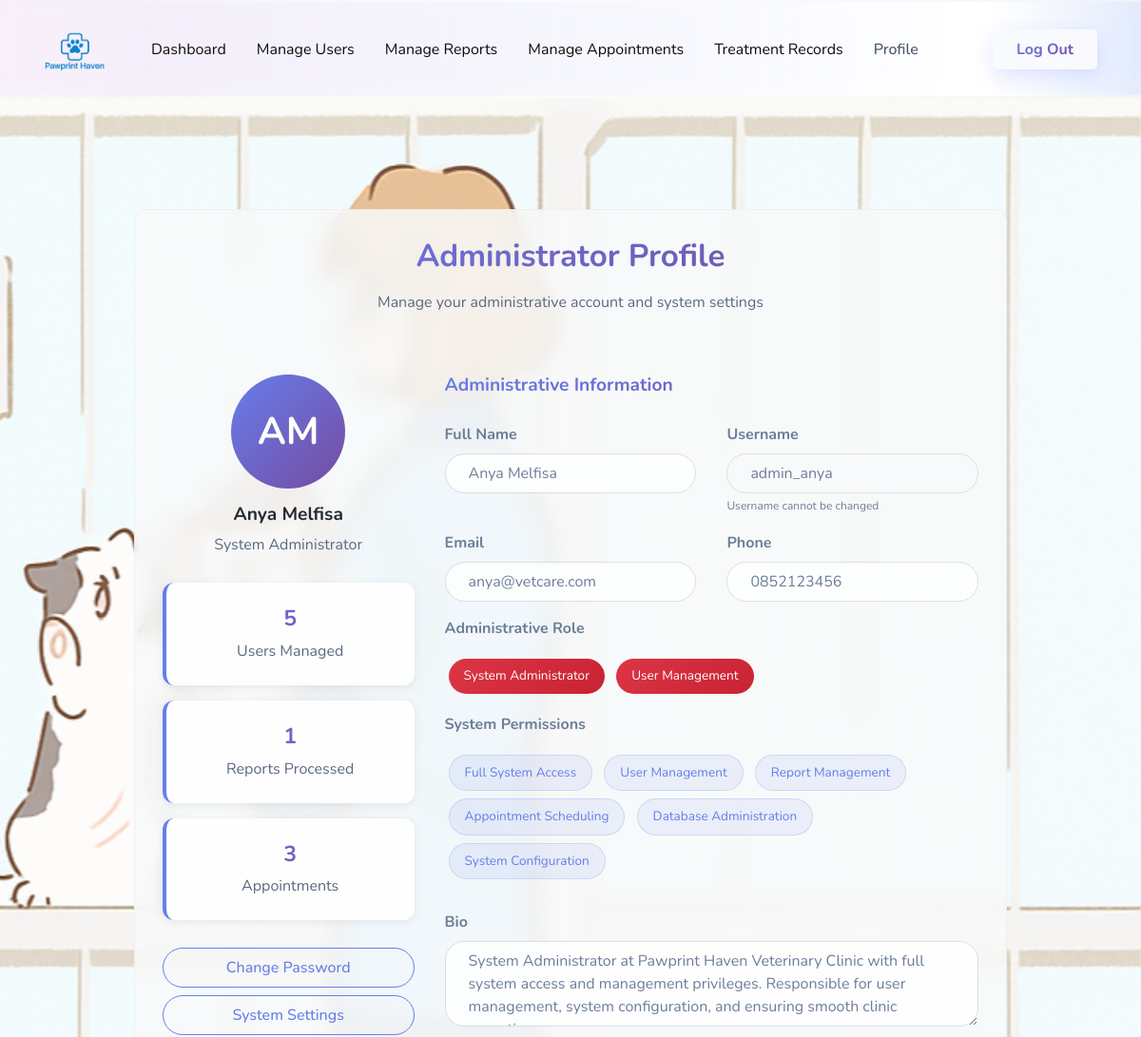
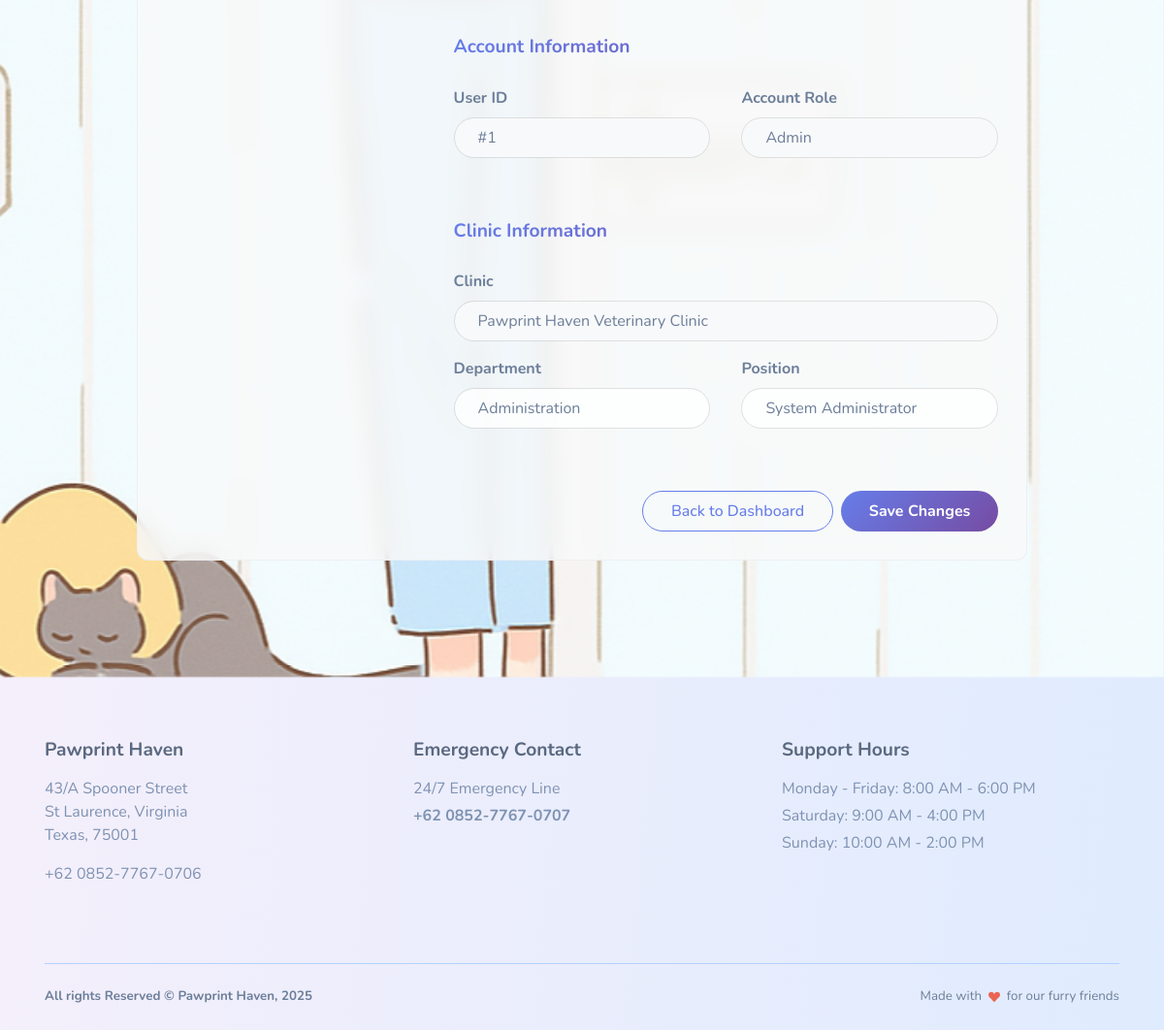
Screenshot of /adminprofile.php (signed in) with the database file from the repository (2 pictures, top to bottom).
### tables this page shows
CREATE TABLE `users` (
  `user_id` int(11) NOT NULL,
  `username` varchar(50) NOT NULL,
  `full_name` varchar(100) NOT NULL,
  `role` enum('Admin','Vet','Owner') DEFAULT 'Owner',
  `phone` varchar(20) DEFAULT NULL,
  `email` varchar(100) DEFAULT NULL,
  `password` varchar(255) DEFAULT NULL
);

### adminprofile.php (the view, shortened to what this page needs)
<?php
require_once 'connection.php';
try {
    $stmt = $pdo->prepare("SELECT * FROM users WHERE user_id = ?");
    $stmt->execute([$_SESSION['user_id']]);
    $admin = $stmt->fetch();
} catch (PDOException $e) {
    die("Database error: " . $e->getMessage());
}
try {
    $stmt = $pdo->prepare("SELECT COUNT(*) as total_users FROM users WHERE role != 'admin'");
    $stmt->execute();
    $total_users = $stmt->fetchColumn();
    $stmt = $pdo->prepare("SELECT COUNT(*) as total_reports FROM reports");
    $stmt->execute();
    $total_reports = $stmt->fetchColumn();
    $stmt = $pdo->prepare("SELECT COUNT(*) as total_appointments FROM appointments");
    $stmt->execute();
    $total_appointments = $stmt->fetchColumn();
} catch (PDOException $e) {
    $total_users = $total_reports = $total_appointments = 0;
}
$initials = "";
if (!empty($admin['full_name'])) {
    $name_parts = explode(' ', $admin['full_name']);
    $initials = strtoupper(substr($name_parts[0], 0, 1) . (isset($name_parts[1]) ? substr($name_parts[1], 0, 1) : ''));
} else {
    $initials = strtoupper(substr($admin['username'], 0, 2));
}
?>
<!DOCTYPE html>
<html lang="en-US" dir="ltr">
<head>
    <link href="assets/css/theme.css" rel="stylesheet" />
    <link rel="stylesheet" href="https://cdnjs.cloudflare.com/ajax/libs/font-awesome/6.0.0/css/all.min.css">
</head>
<body>
    <main class="main" id="top">
        <nav class="navbar navbar-expand-lg navbar-light fixed-top py-3 d-block navbar-klean" data-navbar-on-scroll="data-navbar-on-scroll">
            <div class="container">
                <a class="navbar-brand" href="admin.php">
                    <img class="me-3 d-inline-block" src="assets/img/gallery/logo.png" alt="" style="height: 65px;" />
                </a>
                <div class="collapse navbar-collapse border-top border-lg-0 mt-4 mt-lg-0" id="navbarSupportedContent">
                    <ul class="navbar-nav me-auto pt-2 pt-lg-0 font-base">
                        <li class="nav-item px-2">
                            <a class="nav-link" href="admin.php#dashboard">Dashboard</a>
                        </li>
                        <li class="nav-item px-2">
                            <a class="nav-link" href="admin.php#manage-users">Manage Users</a>
                        </li>
                        <li class="nav-item px-2">
                            <a class="nav-link" href="admin.php#manage-reports">Manage Reports</a>
                        </li>
                        <li class="nav-item px-2">
                            <a class="nav-link" href="admin.php#manage-appointments">Manage Appointments</a>
                        </li>
                        <li class="nav-item px-2">
                            <a class="nav-link" href="admin.php#treatment-records">Treatment Records</a>
                        </li>
                        <li class="nav-item px-2">
                            <a class="nav-link fw-medium active" aria-current="page" href="profileadmin.php">Profile</a>
                        </li>
                    </ul>
                    <div class="ps-lg-5">
                        <button class="btn btn-light shadow-klean order-0" type="button" data-bs-toggle="modal" data-bs-target="#logoutModal">
                            <span class="text-gradient fw-bold">Log Out</span>
                        </button>
                    </div>
                </div>
            </div>
        </nav>
        <section id="profile" class="py-8" style="margin-top: 100px;">
            <div class="bg-holder" style="background-image:url(assets/img/illustrations/background.png);background-position:right bottom;">
            </div>
            <div class="container">
                <div class="row justify-content-center">
                    <div class="col-lg-10">
                        <div class="card card-bg p-4">
                            <div class="text-center mb-5">
                                <h2 class="fw-bold text-gradient mb-3">Administrator Profile</h2>
                                <p class="text-600">Manage your administrative account and system settings</p>
                            </div>
                            <div class="row">
                                <div class="col-md-4 text-center mb-4">
                                    <div class="profile-avatar mb-3">
                                        <span><?php echo $initials; ?></span>
                                    </div>
                                    <h5 class="fw-bold"><?php echo htmlspecialchars($admin['full_name'] ?? $admin['username']); ?></h5>
                                    <p class="text-600">System Administrator</p>
                                    <div class="mt-4">
                                        <div class="stats-card mb-3">
                                            <h4 class="text-gradient fw-bold"><?php echo $total_users; ?></h4>
                                            <p class="text-600 mb-0">Users Managed</p>
                                        </div>
                                        <div class="stats-card mb-3">
                                            <h4 class="text-gradient fw-bold"><?php echo $total_reports; ?></h4>
                                            <p class="text-600 mb-0">Reports Processed</p>
                                        </div>
                                        <div class="stats-card">
                                            <h4 class="text-gradient fw-bold"><?php echo $total_appointments; ?></h4>
                                            <p class="text-600 mb-0">Appointments</p>
                                        </div>
                                    </div>
                                    <div class="mt-4">
                                        <button class="btn btn-outline-klean rounded-pill w-100 mb-2" data-bs-toggle="modal" data-bs-target="#changePasswordModal">
                                            Change Password
                                        </button>
                                        <button class="btn btn-outline-klean rounded-pill w-100" data-bs-toggle="modal" data-bs-target="#systemSettingsModal">
                                            System Settings
                                        </button>
                                    </div>
                                </div>
                                <div class="col-md-8">
                                    <form method="POST">
                                        <h5 class="fw-bold text-gradient mb-4">Administrative Information</h5>
                                        <div class="row">
                                            <div class="col-md-6 mb-3">
                                                <label class="form-label fw-bold">Full Name</label>
                                                <input type="text" class="form-control rounded-pill" name="full_name" value="<?php echo htmlspecialchars($admin['full_name']); ?>" required>
                                            </div>
                                            <div class="col-md-6 mb-3">
                                                <label class="form-label fw-bold">Username</label>
                                                <input type="text" class="form-control rounded-pill" value="<?php echo htmlspecialchars($admin['username']); ?>" readonly style="background-color: #f8f9fa;">
                                                <small class="text-muted">Username cannot be changed</small>
                                            </div>
                                        </div>
                                        <div class="row">
                                            <div class="col-md-6 mb-3">
                                                <label class="form-label fw-bold">Email</label>
                                                <input type="email" class="form-control rounded-pill" name="email" value="<?php echo htmlspecialchars($admin['email']); ?>" required>
                                            </div>
                                            <div class="col-md-6 mb-3">
                                                <label class="form-label fw-bold">Phone</label>
                                                <input type="tel" class="form-control rounded-pill" name="phone" value="<?php echo htmlspecialchars($admin['phone']); ?>">
                                            </div>
                                        </div>
                                        <div class="mb-3">
                                            <label class="form-label fw-bold">Administrative Role</label>
                                            <div class="mt-2">
                                                <span class="admin-badge">System Administrator</span>
                                                <span class="admin-badge">User Management</span>
                                            </div>
                                        </div>
                                        <div class="mb-4">
                                            <label class="form-label fw-bold">System Permissions</label>
                                            <div class="mt-2">
                                                <span class="permission-badge">Full System Access</span>
                                                <span class="permission-badge">User Management</span>
                                                <span class="permission-badge">Report Management</span>
                                                <span class="permission-badge">Appointment Scheduling</span>
                                                <span class="permission-badge">Database Administration</span>
                                                <span class="permission-badge">System Configuration</span>
                                            </div>
                                        </div>
                                        <div class="mb-4">
                                            <label class="form-label fw-bold">Bio</label>
                                            <textarea class="form-control rounded-3" name="bio" rows="3">System Administrator at Pawprint Haven Veterinary Clinic with full system access and management privileges. Responsible for user management, system configuration, and ensuring smooth clinic operations.</textarea>
                                        </div>
                                        <h5 class="fw-bold text-gradient mt-5 mb-4">Account Information</h5>
                                        <div class="row">
                                            <div class="col-md-6 mb-3">
                                                <label class="form-label fw-bold">User ID</label>
                                                <input type="text" class="form-control rounded-pill" value="#<?php echo $admin['user_id']; ?>" readonly style="background-color: #f8f9fa;">
                                            </div>
                                            <div class="col-md-6 mb-3">
                                                <label class="form-label fw-bold">Account Role</label>
                                                <input type="text" class="form-control rounded-pill" value="<?php echo ucfirst($admin['role']); ?>" readonly style="background-color: #f8f9fa;">
                                            </div>
                                        </div>
                                        <h5 class="fw-bold text-gradient mt-5 mb-4">Clinic Information</h5>
                                        <div class="mb-3">
                                            <label class="form-label fw-bold">Clinic</label>
                                            <input type="text" class="form-control rounded-pill" value="Pawprint Haven Veterinary Clinic" readonly style="background-color: #f8f9fa;">
                                        </div>
                                        <div class="row">
                                            <div class="col-md-6 mb-3">
                                                <label class="form-label fw-bold">Department</label>
                                                <input type="text" class="form-control rounded-pill" name="department" value="Administration">
                                            </div>
                                            <div class="col-md-6 mb-3">
                                                <label class="form-label fw-bold">Position</label>
                                                <input type="text" class="form-control rounded-pill" name="position" value="System Administrator">
                                            </div>
                                        </div>
                                        <div class="d-grid gap-2 d-md-flex justify-content-md-end mt-5">
                                            <a href="admin.php" class="btn btn-outline-klean rounded-pill px-4">Back to Dashboard</a>
                                            <button type="submit" class="btn hover-top btn-glow btn-klean rounded-pill px-4">
                                                <span class="fw-bold">Save Changes</span>
                                            </button>
                                        </div>
                                    </form>
                                </div>
                            </div>
                        </div>
                    </div>
                </div>
            </div>
        </section>
        <section class="pb-0 pt-6">
            <div class="container">
                <div class="row justify-content-lg-between">
                    <div class="col-12 col-sm-6 col-lg-4 mb-5">
                        <h5 class="text-600 mb-3 fw-bold">Pawprint Haven</h5>
                        <p class="text-400">43/A Spooner Street<br>St Laurence, Virginia<br>Texas, 75001</p>
                        <p class="text-400">+62 0852-7767-0706</p>
                    </div>
                    <div class="col-12 col-sm-6 col-lg-4 mb-5">
                        <h5 class="text-600 mb-3 fw-bold">Emergency Contact</h5>
                        <p class="text-400 mb-1">24/7 Emergency Line</p>
                        <p class="text-400 fw-bold">+62 0852-7767-0707</p>
                    </div>
                    <div class="col-12 col-sm-6 col-lg-4 mb-5">
                        <h5 class="text-600 mb-3 fw-bold">Support Hours</h5>
                        <p class="text-400 mb-1">Monday - Friday: 8:00 AM - 6:00 PM</p>
                        <p class="text-400 mb-1">Saturday: 9:00 AM - 4:00 PM</p>
                        <p class="text-400">Sunday: 10:00 AM - 2:00 PM</p>
                    </div>
                </div>
                <hr class="text-100 mb-0" />
                <div class="row justify-content-md-between justify-content-evenly py-3">
                    <div class="col-12 col-sm-8 col-md-6 col-lg-auto text-center text-md-start">
                        <p class="fs--1 my-2 fw-bold">All rights Reserved &copy; Pawprint Haven, <?php echo date('Y'); ?></p>
                    </div>
                    <div class="col-12 col-sm-8 col-md-6">
                        <p class="fs--1 my-2 text-center text-md-end">
                            Made with&nbsp;
                            <svg class="bi bi-suit-heart-fill" xmlns="http://www.w3.org/2000/svg" width="12" height="12" fill="#EB6453" viewBox="0 0 16 16">
                                <path d="M4 1c2.21 0 4 1.755 4 3.92C8 2.755 9.79 1 12 1s4 1.755 4 3.92c0 3.263-3.234 4.414-7.608 9.608a.513.513 0 0 1-.784 0C3.234 9.334 0 8.183 0 4.92 0 2.755 1.79 1 4 1z"></path>
                            </svg>
                            &nbsp;for our furry friends
                        </p>
                    </div>
                </div>
            </div>
        </section>
    </main>
</body>
</html>

### rows the page displays
users: full_name "AM", full_name "Anya Melfisa", username "admin_anya", email "anya@vetcare.com", phone "0852123456", user_id "#1", role "Admin"

### other values shown
$total_users "5"
$total_reports "1"
$total_appointments "3"
